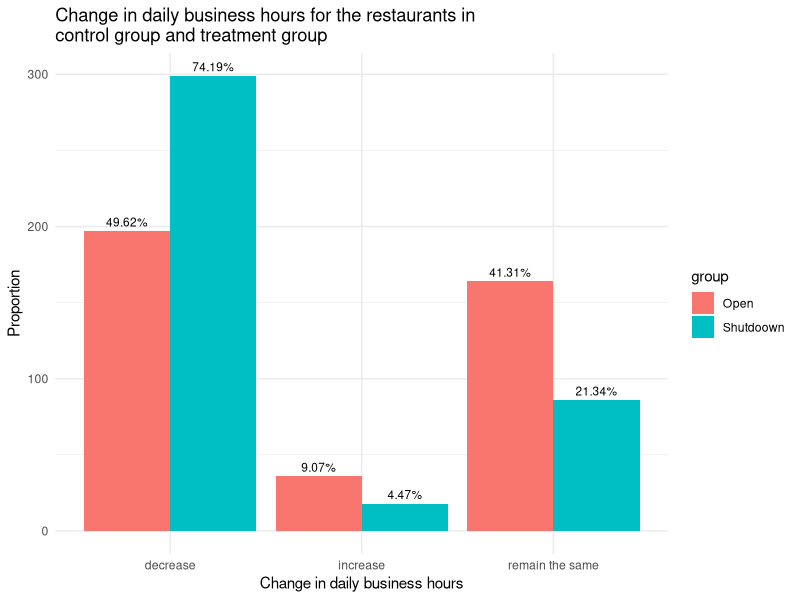
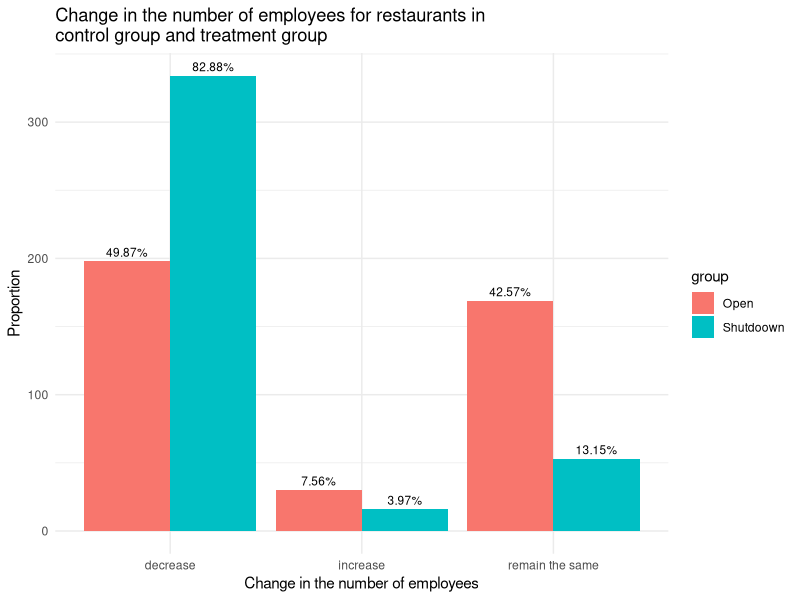
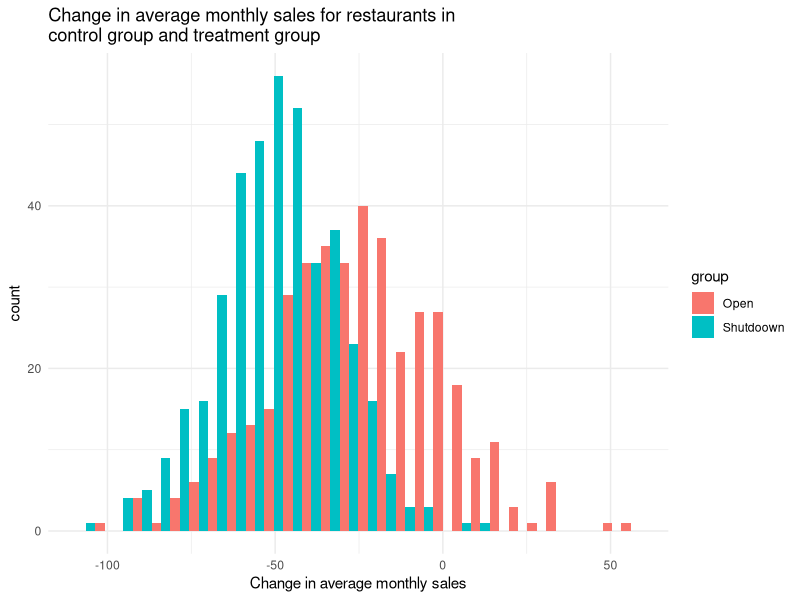
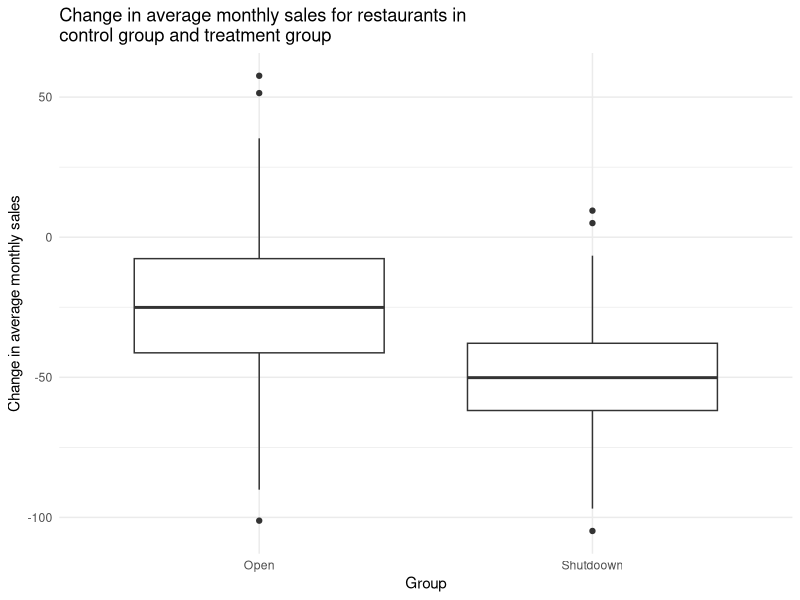
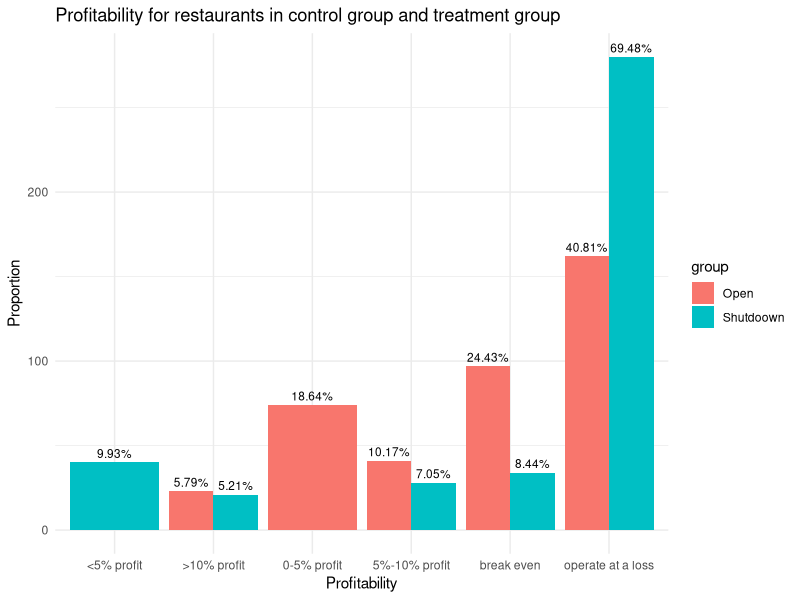
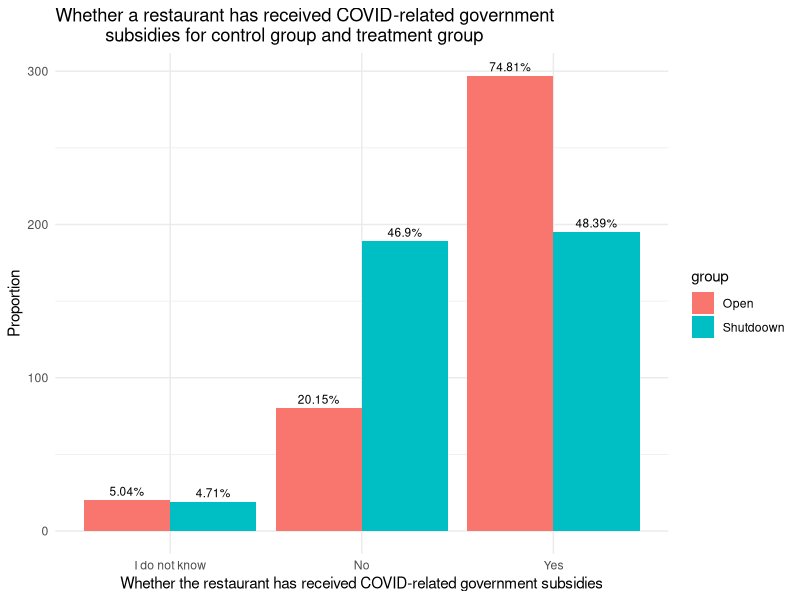
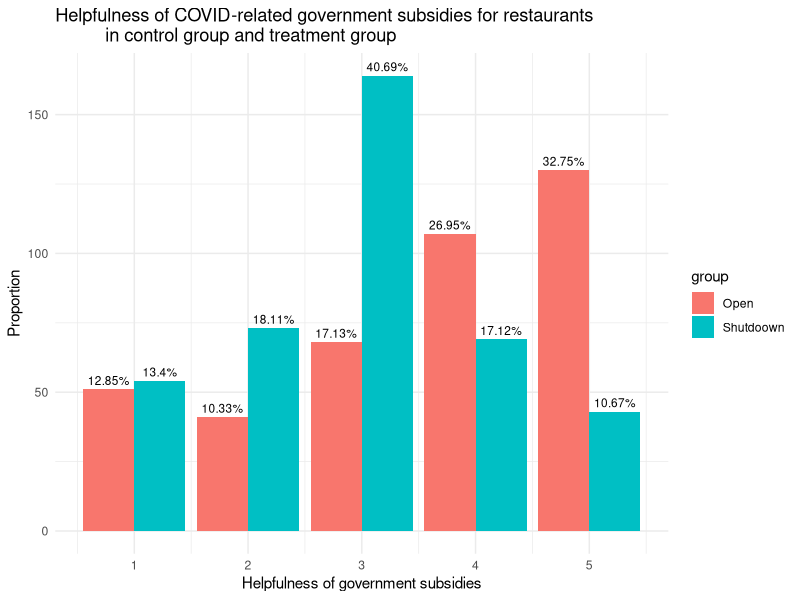
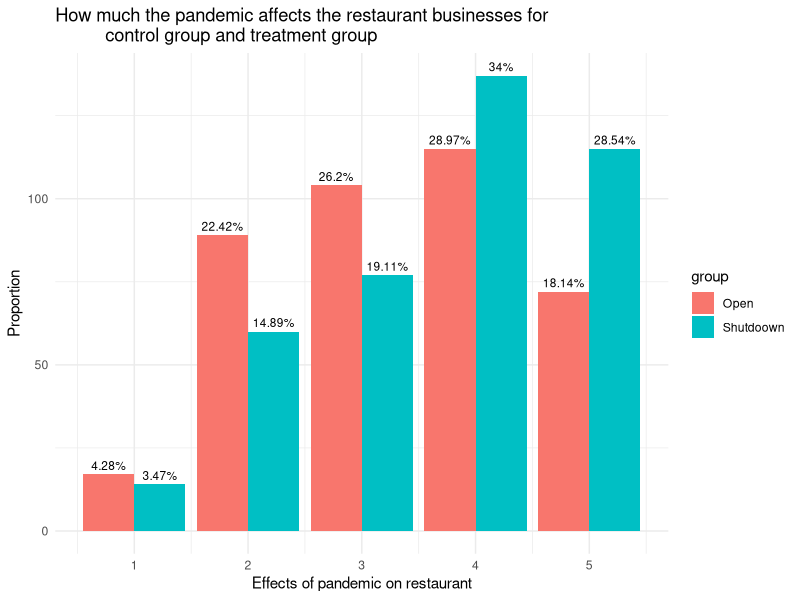

These figures' R source, in order:
## ---- chunk 1
### Preamble ###
# Purpose: explore the effect of COVID shut-downs on restaurants in Greater Toronto Area (GTA)
# Author: Jia Jia Ji
# Email: jiajia.ji@mail.utoronto.ca
# Date: Feb.24, 2021
# To do: simluate the data for control group and treatemnet group, make graphs to compare the responses from 2 groups
## ---- chunk 2
### install and load the packages ###
#install.packages('tidyverse')
#install.packages('ggplot2')
library(tidyverse) 
library(ggplot2)

### R and R packages citations ###
citation()
citation('tidyverse')
citation('ggplot2')
## ---- chunk 3
simulated_data <- read_csv('Inputs/raw_data/raw_data.csv') 
## ---- chunk 4
#1. bar chart of business_hrs_change for 2 groups
# for each group, count how many restaurants in each level 
business_hrs_freq <- simulated_data %>%
  group_by(business_hrs_change, group) %>%
  select(business_hrs_change, group) %>%
  count()
# add a new column: proportions
business_hrs_freq$business_hrs_prop <- c(1,1,1,1,1,1)
# calculate the proportions of each level for the control group 
business_hrs_freq[c(1, 3, 5), 4] <- round((business_hrs_freq[c(1, 3, 5), 3] / 397) * 100, digits = 2)
# calculate the proportions of each level for the treatment group 
business_hrs_freq[c(2, 4, 6), 4] <- round((business_hrs_freq[c(2, 4, 6), 3] / 403) * 100, digits = 2)
# change the column names 
names(business_hrs_freq)[names(business_hrs_freq) == "n"] <- 'business_hrs_freq'

# make the bar chart
business_hrs_freq %>%
  ggplot(mapping = aes(x = business_hrs_change, y = business_hrs_freq, fill = group, label = business_hrs_prop)) + 
  geom_bar(stat = 'identity', position=position_dodge()) + 
  xlab('Change in daily business hours') + ylab('Proportion') +
  ggtitle('Change in daily business hours for the restaurants in 
control group and treatment group') +
  # also put the exact proportions in the bars
  geom_text(aes(x = business_hrs_change, y = business_hrs_freq, 
                label = paste0(business_hrs_prop, '%')), position = position_dodge(0.9), vjust = -0.5, size = 3) +
  theme_minimal()
## ---- chunk 5
#2. bar chart of employee_change for 2 groups
# for each group, count how many restaurants in each level 
employee_freq <- simulated_data %>%
  group_by(employee_change, group) %>%
  select(employee_change, group) %>%
  count()
# add a new column: proportions
employee_freq$employee_prop <- c(1,1,1,1,1,1)
# calculate the proportions of each level for the control group 
employee_freq[c(1, 3, 5), 4] <- round((employee_freq[c(1, 3, 5), 3] / 397) * 100, digits = 2)
# calculate the proportions of each level for the treatment group 
employee_freq[c(2, 4, 6), 4] <- round((employee_freq[c(2, 4, 6), 3] / 403) * 100, digits = 2)
# change the column names 
names(employee_freq)[names(employee_freq) == "n"] <- 'employee_frequency'

# make bar chart
employee_freq %>%
  ggplot(mapping = aes(x = employee_change, y = employee_frequency, fill = group, label = employee_prop)) + 
  geom_bar(stat = 'identity', position=position_dodge()) + 
  xlab('Change in the number of employees') + ylab('Proportion') +
  ggtitle('Change in the number of employees for restaurants in 
control group and treatment group') +
  geom_text(aes(x = employee_change, y = employee_frequency, 
                label = paste0(employee_prop, '%')), position = position_dodge(0.9), vjust = -0.5, size = 3) +
  theme_minimal()
## ---- chunk 6
# 3. histogram of avg_monthly_sales_change for 2 groups 
# convert the simulated data for this variable to be in % form 
simulated_data$monthly_sales_change <- simulated_data$monthly_sales_change * 100
# select the columns: group, and monthly_sales_change 
sa_change <- simulated_data %>%
  select(monthly_sales_change, group)

# make the histogram
sa_change %>%
  ggplot(mapping = aes(x = monthly_sales_change, fill = group)) +
  geom_histogram(position = 'dodge') +
  xlab('Change in average monthly sales') +
  ggtitle('Change in average monthly sales for restaurants in 
control group and treatment group') +
  theme_minimal()
## ---- chunk 7
# boxplot of avg_monthly_sales_change for 2 groups 
sa_change %>%
  ggplot(mapping = aes(y = monthly_sales_change, x = group)) +
  geom_boxplot() +
  xlab('Group') +
  ylab('Change in average monthly sales') +
  ggtitle('Change in average monthly sales for restaurants in 
control group and treatment group') +
  theme_minimal()
## ---- chunk 8
# 4. bar chart of profitability for 2 groups
# for each group, count how many restaurants in each level 
profit <- simulated_data %>%
  group_by(profitability, group) %>%
  select( profitability, group) %>%
  count()
# add a new column: proportions
profit$profit_prop <- c(1,1,1,1,1,1,1,1,1,1)
# calculate the proportions of each level for the control group 
profit[c(1, 3, 5, 7, 9), 4] <- round((profit[c(1, 3, 5, 7, 9), 3] / 397) * 100, digits = 2)
# calculate the proportions of each level for the treatment group 
profit[c(2, 4, 6, 8, 10), 4] <- round((profit[c(2, 4, 6, 8, 10), 3] / 403) * 100, digits = 2)
# change column names
names(profit)[names(profit) == "n"] <- 'profit_freq'

# make bar chart
profit %>%
  ggplot(mapping = aes(x = profitability, y = profit_freq, fill = group, label = profit_prop)) + 
  geom_bar(stat = 'identity', position=position_dodge()) + 
  xlab('Profitability') + ylab('Proportion') +
  ggtitle('Profitability for restaurants in control group and treatment group') +
  geom_text(aes(x =  profitability, y = profit_freq, 
                label = paste0(x = profit_prop, '%')), position = position_dodge(0.9), vjust = -0.5, size = 3) +
  theme_minimal()
## ---- chunk 9
# 5. bar chart of government subsidy for 2 groups: same process as making the bar chart for business_hrs_change
subsidy_fre <- simulated_data %>%
  group_by(subsidy, group) %>%
  select(subsidy, group) %>%
  count()
# add a new column: proportions
subsidy_fre$subsidy_prop <- c(1,1,1,1,1,1)
subsidy_fre[c(1, 3, 5), 4] <- round((subsidy_fre[c(1, 3, 5), 3] / 397) * 100, digits = 2)
subsidy_fre[c(2, 4, 6), 4] <- round((subsidy_fre[c(2, 4, 6), 3] / 403) * 100, digits = 2)
names(subsidy_fre)[names(subsidy_fre) == "n"] <- 'subsidy_freq'

# make a bar chart
subsidy_fre %>%
  ggplot(mapping = aes(x = subsidy, y = subsidy_freq, fill = group, label = subsidy_prop)) + 
  geom_bar(stat = 'identity', position=position_dodge()) + 
  xlab('Whether the restaurant has received COVID-related government subsidies') + ylab('Proportion') +
  ggtitle('Whether a restaurant has received COVID-related government 
          subsidies for control group and treatment group') +
  geom_text(aes(x = subsidy, y = subsidy_freq, 
                label = paste0(x = subsidy_prop, '%')), position = position_dodge(0.9), vjust = -0.5, size = 3) +
  theme_minimal() 
## ---- chunk 10
# 6. bar chart of helpfulness of subsidy for 2 groups
# count the number of restaurants in each ranked linear scale number for each group
helpfulness <- simulated_data %>%
  group_by(helpfulness_of_subsidy, group) %>%
  select(helpfulness_of_subsidy, group) %>%
  count()
# add a new column: proportions
helpfulness$helpfulness_prop <- c(1,1,1,1,1,1,1,1,1,1)
# calculate the proportions 
helpfulness[c(1, 3, 5, 7, 9), 4] <- round((helpfulness[c(1, 3, 5, 7, 9), 3] / 397) * 100, digits = 2)
helpfulness[c(2, 4, 6, 8, 10), 4] <- round((helpfulness[c(2, 4, 6, 8, 10), 3] / 403) * 100, digits = 2)
names(helpfulness)[names(helpfulness) == "n"] <- 'helpfulness_freq'

# make bar chart 
helpfulness %>%
  ggplot(mapping = aes(x = helpfulness_of_subsidy, y = helpfulness_freq, fill = group, label = helpfulness_prop)) +
  geom_bar(stat = 'identity', position=position_dodge()) +
  xlab('Helpfulness of government subsidies') +
  ylab('Proportion') + 
  ggtitle('Helpfulness of COVID-related government subsidies for restaurants 
          in control group and treatment group') +
  geom_text(aes(x = helpfulness_of_subsidy, y = helpfulness_freq, 
                label = paste0(x = helpfulness_prop, '%')), position = position_dodge(0.9), vjust = -0.5, size = 3) +
  theme_minimal()
## ---- chunk 11
# 7. bar chart of effect_on_business: same process as for helpfulness_of_subsidy
effect <- simulated_data %>%
  group_by(effect_on_business, group) %>%
  select(effect_on_business, group) %>%
  count()
# add a new column: proportions
effect$effect_prop <- c(1,1,1,1,1,1,1,1,1,1)
# calculate the proportions 
effect[c(1, 3, 5, 7, 9), 4] <- round((effect[c(1, 3, 5, 7, 9), 3] / 397) * 100, digits = 2)
effect[c(2, 4, 6, 8, 10), 4] <- round((effect[c(2, 4, 6, 8, 10), 3] / 403) * 100, digits = 2)
names(effect)[names(effect) == "n"] <- 'effect_freq'

# make bar chart 
effect %>%
  ggplot(mapping = aes(x = effect_on_business, y = effect_freq, fill = group, label = effect_prop)) +
  geom_bar(stat = 'identity', position=position_dodge()) +
  xlab('Effects of pandemic on restaurant') + ylab('Proportion') +
  ggtitle('How much the pandemic affects the restaurant businesses for 
          control group and treatment group') +
  geom_text(aes(x = effect_on_business, y = effect_freq, 
                label = paste0(x = effect_prop, '%')), position = position_dodge(0.9), vjust = -0.5, size = 3) +
  theme_minimal()
## ---- chunk 12
# 8. bar chart of confidence 
conf <- simulated_data %>%
  group_by(confidence, group) %>%
  select(confidence, group) %>%
  count()
# add a new column: proportions
conf$confidence_prop <- c(1,1,1,1,1,1,1,1,1,1)
# calculate the proportions 
conf[c(1, 3, 5, 7, 9), 4] <- round((conf[c(1, 3, 5, 7, 9), 3] / 397) * 100, digits = 2)
conf[c(2, 4, 6, 8, 10), 4] <- round((conf[c(2, 4, 6, 8, 10), 3] / 403) * 100, digits = 2)
names(conf)[names(conf) == "n"] <- 'confidence_freq'

# make bar chart
conf %>%
  ggplot(mapping = aes(x = confidence, y = confidence_freq, fill = group, label = confidence_prop)) +
  geom_bar(stat = 'identity', position=position_dodge()) +
  xlab('Confidence in the operation of restaurant') + ylab('Proportion') +
  ggtitle('Confidence in operations of restaurants for control group 
          and treatment group') +
  geom_text(aes(x = confidence, y = confidence_freq, 
                label = paste0(x = confidence_prop, '%')), position = position_dodge(0.9), vjust = -0.5, size = 3) +
  theme_minimal()
